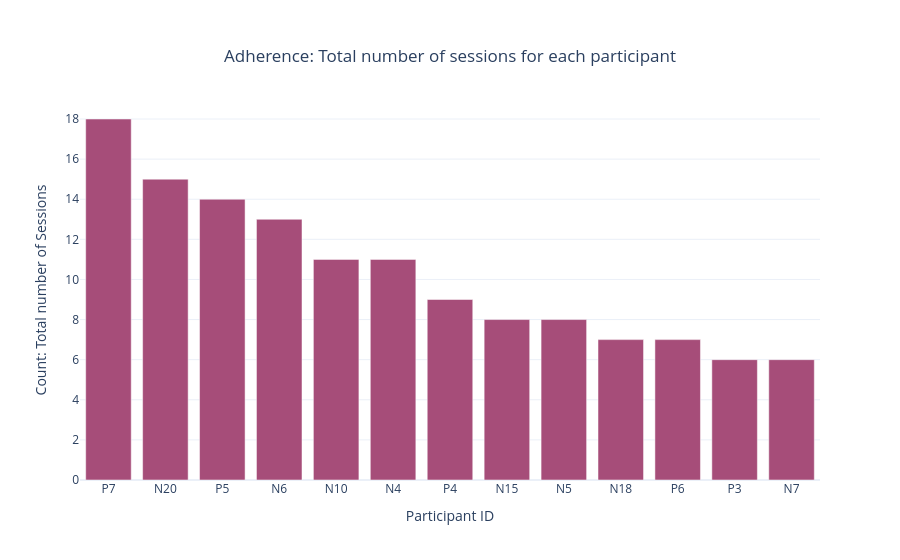

The notebook cell saved with this chart:
### Code cell
fig = go.Figure(data=[
#     go.Bar(name='Mouse',x=df_number_files_mouse["pid_list"].value_counts().index , y=df_number_files_mouse["pid_list"].value_counts(),marker=dict(color='#e69138')), #e69138
#     go.Bar(name='HR', x= df_number_files_hr['pid_list'].value_counts().index,y=df_number_files_hr['pid_list'].value_counts(),marker=dict(color='#e06666')),
#     go.Bar(name='Gryo',x=df_number_files_gry["pid_list"].value_counts().index, y=df_number_files_gry["pid_list"].value_counts(),marker=dict(color='#2f5496')),
#     go.Bar(name='Acc', x=df_number_files_gry["pid_list"].value_counts().index,y=df_number_files_acc["pid_list"].value_counts(),marker=dict(color='#478f96')),
    go.Bar(name='Level_info', x=df_number_of_files_levels_info["pid_list"].value_counts().index,y=df_number_of_files_levels_info["pid_list"].value_counts(),marker=dict(color='#a64d79')),
])

# Change the bar mode
fig.update_layout(barmode='group')

# Add dropdown to layout
fig.update_layout(
        title=dict(
        text="Adherence: Total number of sessions for each participant",
        x=0.5,  # Center the title
        xanchor="center",  # Anchor the title at its center
        yanchor="top"  # Optional: Anchor the title at the top
    ),
    xaxis=dict(title="Participant ID "),
    yaxis=dict(title="Count: Total number of Sessions"),
    template="plotly_white",
)
fig.show()

### Figure 1 — Plotly figure (JSON) as saved in the notebook; plotly's stock layout.template omitted (floating-point values rounded to 4 significant figures)
{"data": [{"marker": {"color": "#a64d79"}, "name": "Level_info", "type": "bar", "x": ["P7", "N20", "P5", "N6", "N10", "N4", "P4", "N15", "N5", "N18", "P6", "P3", "N7"], "y": [18, 15, 14, 13, 11, 11, 9, 8, 8, 7, 7, 6, 6]}], "layout": {"autosize": true, "barmode": "group", "title": {"text": "Adherence: Total number of sessions for each participant", "x": 0.5, "xanchor": "center", "yanchor": "top"}, "xaxis": {"autorange": true, "range": [-0.5, 12.5], "title": {"text": "Participant ID "}, "type": "category"}, "yaxis": {"autorange": true, "range": [0, 18.95], "title": {"text": "Count: Total number of Sessions"}, "type": "linear"}}}
